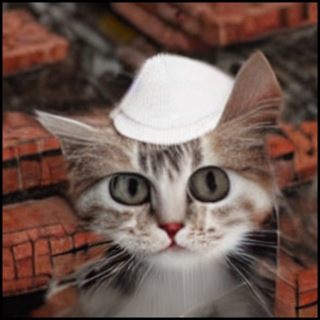
#> input picture lab1/example.jpeg, 320 x 320 px
$ jupyter execute --allow-errors lab1.ipynb   (shell and % lines are left out)
#> lines starting #> are read from the running program, lines starting #| are printed output that depends on the picture
# Setup

[cell 1]
import cv2
import numpy as np
import matplotlib.pyplot as plt
import torch
import torch.nn.functional as F
from scipy.signal import convolve2d

plt.rcParams["figure.figsize"] = (5, 5)
plt.rcParams["image.cmap"] = "gray"

# Tasks

## Convolution Implementation

[cell 2]
def linear_convolution(A, kernel):
    result_shape = np.subtract(A.shape, kernel.shape) + 1
    view_shape = (*result_shape, *kernel.shape)

    view = np.lib.stride_tricks.as_strided(A, view_shape, A.strides * 2)
    conv = np.tensordot(view, kernel)
    return conv

[cell 3]
A = np.random.randn(32, 32)
kernel = np.array([[0, 1, 0], [1, 0, 1], [0, 1, 0]])

assert np.all(np.isclose(
    linear_convolution(A, kernel), convolve2d(A, kernel, "valid")
))

## Read an image

[cell 4]
image = cv2.imread("example.jpeg")
#> image is the input picture: shape (320, 320, 3); mean B, G, R 79.8, 87.8, 109.9
image = cv2.cvtColor(image, cv2.COLOR_BGR2RGB)

[cell 5]
plt.imshow(image);

## To Tensor and Back

#> (a cell that did not finish here is left out)

## Filters

[cell 7]
def filter2D(image, _, kernel, *args, **kwargs):
    """opencv-like wrapper for torch.nn.functional.conv2"""
    img = np.atleast_3d(image)
    img = torch.tensor(img, dtype=torch.double)
    img = img.permute(2, 0, 1)  # HWC -> CHW
    channels = img.shape[0]
    # to apply 2d filter channelwise: HW -> C, 1, fH, fW
    weight = torch.tensor([[kernel]] * channels, dtype=torch.double)

    # conv2d expects a batch of images. Add extra dim, then remove it
    conv = F.conv2d(img[None, ...], weight, groups=channels)[0]

    # return result in the same format as input
    res = conv.permute(1, 2, 0).numpy()
    if image.dtype == np.dtype('uint8'):
        # preserve int overflow (is possible because of float result from pytorch)
        res = res.clip(0, 255)
    return res.astype(image.dtype)

### Gaussian Filter

[cell 8]
from scipy import signal

def gkern(kernlen, std):
    gkern1d = signal.gaussian(kernlen, std=std).reshape(kernlen, 1)
    gkern2d = np.outer(gkern1d, gkern1d)

    gkern2d = gkern2d / gkern2d.sum()
    return gkern2d

[cell 9]
gaussian_kernel = gkern(9, 2)

plt.imshow(filter2D(image, -1, gaussian_kernel));
#> (the call stopped at in filter2D, `img = torch.tensor(img, dtype=torch.double)`: torch is not available in this run)

### Box Filter

[cell 10]
box_filter = np.ones((5, 5))
box_filter = box_filter / np.prod(box_filter.shape)

plt.imshow(filter2D(image, -1, box_filter));
#> (the call stopped at in filter2D, `img = torch.tensor(img, dtype=torch.double)`: torch is not available in this run)

### Unsharp Masking

[cell 11]
unsharp_masking = np.array([[0, -1, 0], [-1, 5, -1], [0, -1, 0]])

plt.imshow(filter2D(image, -1, unsharp_masking));
#> (the call stopped at in filter2D, `img = torch.tensor(img, dtype=torch.double)`: torch is not available in this run)

## Sobel operator

[cell 12]
def sobel(A):
    A = cv2.cvtColor(A, cv2.COLOR_RGB2GRAY) / 255
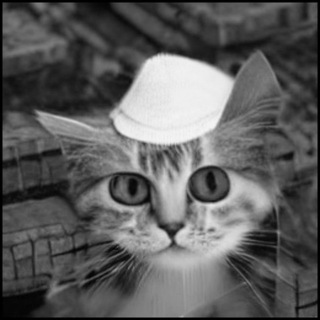
#> A: shape (320, 320) float64; min 0, max 0.965, mean 0.367

    kernel = np.array([[-1, 0, 1], [-2, 0, 2], [-1, 0, 1]])
    Gx = filter2D(A, -1, kernel)
    Gy = filter2D(A, -1, np.flip(kernel.T, axis=0))
    G = np.sqrt(Gx**2 + Gy**2)
    G = (G * 255.0 / G.max()).astype("uint8")
    return G

[cell 13]
plt.imshow(sobel(image));
#> (the call stopped at in filter2D, `img = torch.tensor(img, dtype=torch.double)`: torch is not available in this run)

## Scaling

### [-1, 1]

[cell 14]
plt.imshow((image - 127.5) / 255);
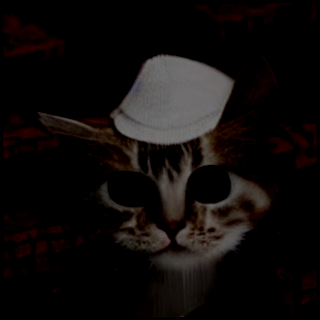
#> shown: shape (320, 320, 3) float64; mean R, G, B 0.0636, 0.0499, 0.0461

### ImageNet normalization

[cell 15]
imgnet_mean = (0.485, 0.456, 0.406)
imgnet_std = (0.229, 0.224, 0.225)

image_float = image / 255

scaled = (image_float - imgnet_mean) / imgnet_std

[cell 16]
plt.imshow(scaled);
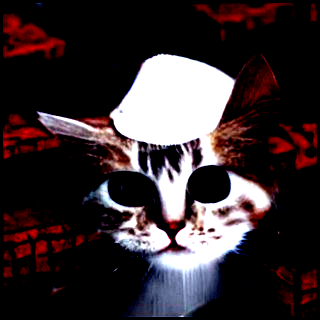
#> shown: shape (320, 320, 3) float64; mean R, G, B 0.224, 0.181, 0.192
